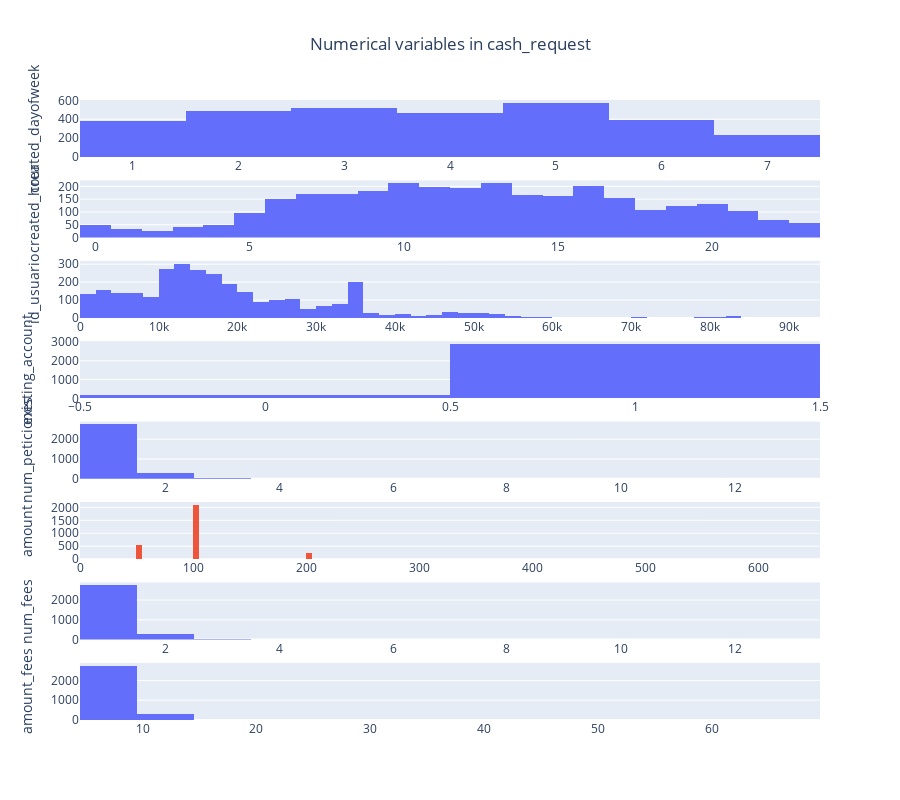

Notebook code cell kept with this figure:
### Code cell
columnas_numericas = df.describe().columns.tolist()
df = df

# We want a subplot for every column
total_subplots = len(columnas_numericas)
cols = 1
rows = (total_subplots // cols) if (total_subplots % cols == 0) else (total_subplots // cols) + 1

# The name of the list will be the subplot title
subplot_titles = [c for c in columnas_numericas]

# Setup subplots
specs = [[{'type':'histogram'}] * cols] * rows
fig = make_subplots(
        rows=rows,
        cols=cols,
        # subplot_titles=subplot_titles,
        specs=specs,
        print_grid=False)

for i, c in enumerate(columnas_numericas):
    # basic math to get col and row
    row = i // cols + 1
    col = i % (cols) + 1    
    color=px.colors.qualitative.Plotly[1] if (c=='amount') else px.colors.qualitative.Plotly[0]    
    fig.add_trace(go.Histogram(x=df[c], name='', showlegend=False, marker=dict(color=color)),
                  row = row, col = col)    

yaxis_names = sorted(['yaxis'] + [axis_name for axis_name in fig.layout._subplotid_props if 'yaxis' in axis_name])[:rows]
yaxis_layout_dict = {yaxis_name:dict(title=columnas_numericas[i]) for i, yaxis_name in enumerate(yaxis_names)}
fig.update_layout(yaxis_layout_dict)

fig.update_layout(title="Numerical variables in cash_request", title_x=0.5, autosize=True, height=800)

fig.show()

### Figure 1 — Plotly figure (JSON) as saved in the notebook; plotly's stock layout.template omitted (floating-point values rounded to 4 significant figures; data arrays with more than 128 entries replaced by an {"elided": "..."} marker saying what was removed)
{"data": [{"marker": {"color": "#636EFA"}, "name": "", "showlegend": false, "type": "histogram", "x": {"elided": "3060 int values"}, "xaxis": "x", "yaxis": "y"}, {"marker": {"color": "#636EFA"}, "name": "", "showlegend": false, "type": "histogram", "x": {"elided": "3060 int values"}, "xaxis": "x2", "yaxis": "y2"}, {"marker": {"color": "#636EFA"}, "name": "", "showlegend": false, "type": "histogram", "x": {"elided": "3060 int values"}, "xaxis": "x3", "yaxis": "y3"}, {"marker": {"color": "#636EFA"}, "name": "", "showlegend": false, "type": "histogram", "x": {"elided": "3060 int values"}, "xaxis": "x4", "yaxis": "y4"}, {"marker": {"color": "#636EFA"}, "name": "", "showlegend": false, "type": "histogram", "x": {"elided": "3060 int values"}, "xaxis": "x5", "yaxis": "y5"}, {"marker": {"color": "#EF553B"}, "name": "", "showlegend": false, "type": "histogram", "x": {"elided": "3060 int values"}, "xaxis": "x6", "yaxis": "y6"}, {"marker": {"color": "#636EFA"}, "name": "", "showlegend": false, "type": "histogram", "x": {"elided": "3060 int values"}, "xaxis": "x7", "yaxis": "y7"}, {"marker": {"color": "#636EFA"}, "name": "", "showlegend": false, "type": "histogram", "x": {"elided": "3060 int values"}, "xaxis": "x8", "yaxis": "y8"}], "layout": {"autosize": true, "height": 800, "title": {"text": "Numerical variables in cash_request", "x": 0.5}, "xaxis": {"anchor": "y", "domain": [0, 1]}, "xaxis2": {"anchor": "y2", "domain": [0, 1]}, "xaxis3": {"anchor": "y3", "domain": [0, 1]}, "xaxis4": {"anchor": "y4", "domain": [0, 1]}, "xaxis5": {"anchor": "y5", "domain": [0, 1]}, "xaxis6": {"anchor": "y6", "domain": [0, 1]}, "xaxis7": {"anchor": "y7", "domain": [0, 1]}, "xaxis8": {"anchor": "y8", "domain": [0, 1]}, "yaxis": {"anchor": "x", "domain": [0.9078, 1], "title": {"text": "created_dayofweek"}}, "yaxis2": {"anchor": "x2", "domain": [0.7781, 0.8703], "title": {"text": "created_hour"}}, "yaxis3": {"anchor": "x3", "domain": [0.6484, 0.7406], "title": {"text": "id_usuario"}}, "yaxis4": {"anchor": "x4", "domain": [0.5188, 0.6109], "title": {"text": "existing_account"}}, "yaxis5": {"anchor": "x5", "domain": [0.3891, 0.4813], "title": {"text": "num_peticiones"}}, "yaxis6": {"anchor": "x6", "domain": [0.2594, 0.3516], "title": {"text": "amount"}}, "yaxis7": {"anchor": "x7", "domain": [0.1297, 0.2219], "title": {"text": "num_fees"}}, "yaxis8": {"anchor": "x8", "domain": [0, 0.09219], "title": {"text": "amount_fees"}}}}
